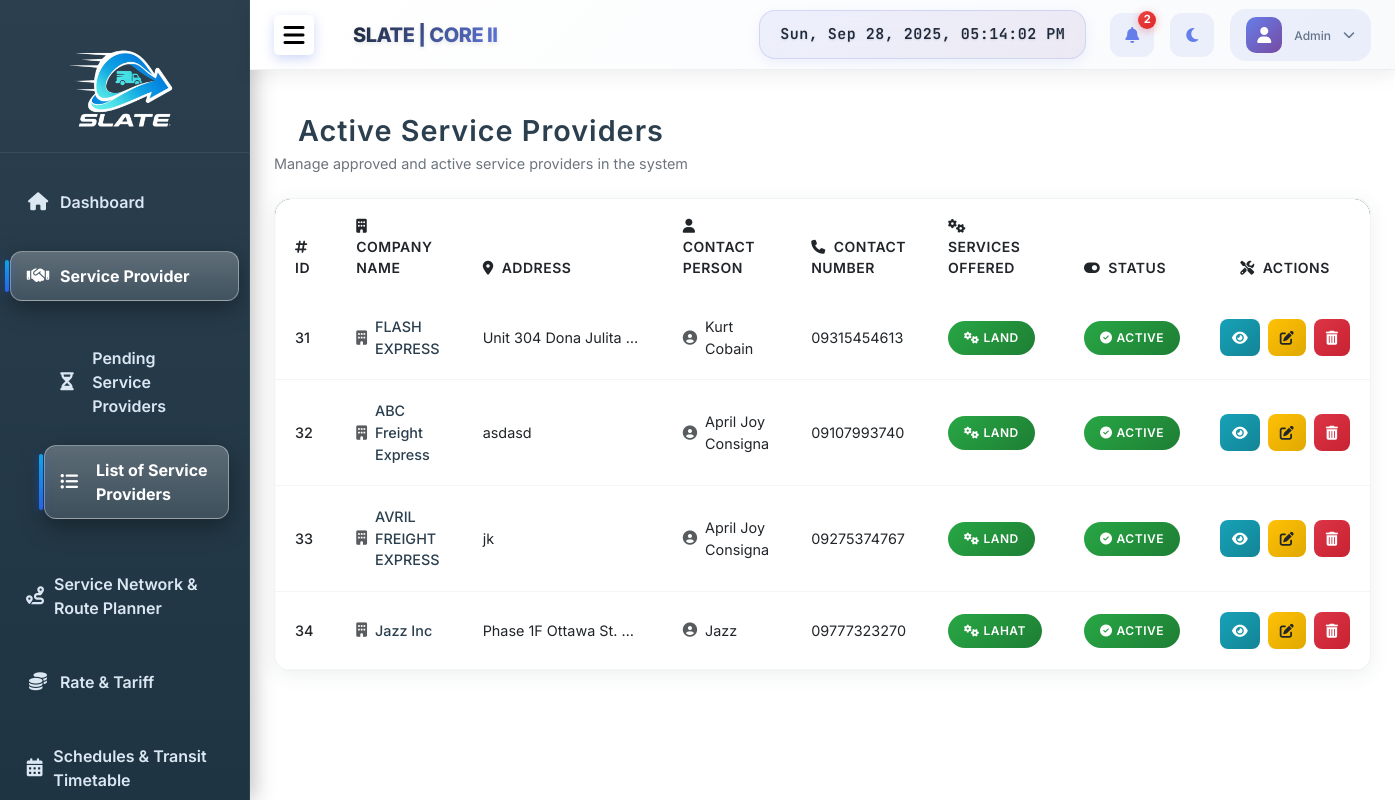
The app's page /admin/active_providers.php (signed in) with its own data.
### tables this page shows
CREATE TABLE IF NOT EXISTS `active_service_provider` (
  `provider_id` int NOT NULL AUTO_INCREMENT,
  `company_name` varchar(255) NOT NULL,
  `email` varchar(255) NOT NULL,
  `password` varchar(255) NOT NULL,
  `account_type` int NOT NULL DEFAULT '3',
  `contact_person` varchar(255) DEFAULT NULL,
  `contact_number` varchar(50) DEFAULT NULL,
  `address` text,
  `services` text,
  `iso_certified` enum('yes','no') DEFAULT NULL,
  `business_permit` varchar(255) DEFAULT NULL,
  `company_profile` varchar(255) DEFAULT NULL,
  `date_approved` datetime DEFAULT CURRENT_TIMESTAMP,
  `status` varchar(255) NOT NULL DEFAULT 'Active',
  PRIMARY KEY (`provider_id`)
);

### admin/active_providers.php (the view, shortened to what this page needs)
<?php include('header.php'); ?>
<?php include('sidebar.php'); ?>
<?php include('navbar.php'); ?>
<link rel="stylesheet" href="modern-table-styles.css">
<div class="content p-4">
    <div class="modern-header d-flex justify-content-between align-items-center mb-4">
        <div>
            <h3 class="mb-1">Active Service Providers</h3>
            <p>Manage approved and active service providers in the system</p>
        </div>
    </div>
    <div class="modern-table-container">
        <div class="table-responsive">
            <table class="table modern-table">
                <thead>
                    <tr>
                        <th><i class="fas fa-hashtag me-2"></i>ID</th>
                        <th><i class="fas fa-building me-2"></i>Company Name</th>
                        <th><i class="fas fa-map-marker-alt me-2"></i>Address</th>
                        <th><i class="fas fa-user me-2"></i>Contact Person</th>
                        <th><i class="fas fa-phone me-2"></i>Contact Number</th>
                        <th><i class="fas fa-cogs me-2"></i>Services Offered</th>
                        <th><i class="fas fa-toggle-on me-2"></i>Status</th>
                        <th class="text-center"><i class="fas fa-tools me-2"></i>Actions</th>
                    </tr>
                </thead>
            <tbody>
                <?php
                $query = "SELECT * FROM active_service_provider";
                $result = $conn->query($query);
                if ($result && $result->num_rows > 0):
                    while ($row = $result->fetch_assoc()):
                ?>
                    <tr class="modern-table-row">
                        <td><span class="fw-medium"><?= $row['provider_id'] ?></span></td>
                        <td>
                            <div class="company-name">
                                <i class="fas fa-building me-2 text-muted"></i>
                                <span class="fw-medium"><?= htmlspecialchars($row['company_name']) ?></span>
                            </div>
                        </td>
                        <td class="text-truncate" style="max-width: 200px;" title="<?= htmlspecialchars($row['address']) ?>">
                            <?= htmlspecialchars($row['address']) ?>
                        </td>
                        <td>
                            <div class="contact-info">
                                <i class="fas fa-user-circle me-2 text-muted"></i>
                                <span><?= htmlspecialchars($row['contact_person']) ?></span>
                            </div>
                        </td>
                        <td><?= htmlspecialchars($row['contact_number']) ?></td>
                        <td>
                            <span class="modern-badge badge-service-provider">
                                <i class="fas fa-cogs me-1"></i>
                                <?= htmlspecialchars($row['services']) ?>
                            </span>
                        </td>
                        <td>
                            <span class="modern-badge <?= $row['status'] === 'Active' ? 'badge-active' : 'badge-inactive' ?>">
                                <i class="fas fa-<?= $row['status'] === 'Active' ? 'check-circle' : 'pause-circle' ?> me-1"></i>
                                <?= htmlspecialchars($row['status']) ?>
                            </span>
                        </td>
                        <td class="text-center">
                            <div class="action-buttons">
                                <button class="btn btn-modern-view viewBtn" data-id="<?= $row['provider_id'] ?>" data-bs-toggle="modal" data-bs-target="#viewProviderModal" title="View Details">
                                    <i class="fas fa-eye"></i>
                                </button>
                                <button class="btn btn-modern-edit updateBtn"
                                        data-id="<?= $row['provider_id'] ?>"
                                        data-company="<?= htmlspecialchars($row['company_name']) ?>"
                                        data-address="<?= htmlspecialchars($row['address']) ?>"
                                        data-contact_person="<?= htmlspecialchars($row['contact_person']) ?>"
                                        data-contact_number="<?= htmlspecialchars($row['contact_number']) ?>"
                                        data-services="<?= htmlspecialchars($row['services']) ?>"
                                        data-status="<?= $row['status'] ?>"
                                        data-bs-toggle="modal" data-bs-target="#updateModal"
                                        title="Edit Provider">
                                    <i class="fas fa-edit"></i>
                                </button>
                                <button class="btn btn-modern-delete deleteBtn"
                                        data-id="<?= $row['provider_id'] ?>"
                                        data-company="<?= htmlspecialchars($row['company_name']) ?>"
                                        data-bs-toggle="modal" data-bs-target="#deleteModal"
                                        title="Delete Provider">
                                    <i class="fas fa-trash-alt"></i>
                                </button>
                            </div>
                        </td>
                    </tr>
                <?php
                    endwhile;
                endif;
                ?>
            </tbody>
            </table>
        </div>
    </div>
</div>
<?php include('footer.php'); ?>

### admin/header.php (shortened to what this page needs)
<!DOCTYPE html>
<html lang="en">
<head>
  <link rel="stylesheet" href="https://cdnjs.cloudflare.com/ajax/libs/font-awesome/6.4.2/css/all.min.css">
  <link href="https://cdn.jsdelivr.net/npm/bootstrap@5.3.0/dist/css/bootstrap.min.css" rel="stylesheet">
  <link rel="stylesheet" href="styles1.css">
</head>
<body>

### admin/sidebar.php (shortened to what this page needs)
<?php
$currentPage = basename($_SERVER['PHP_SELF']);
$serviceProviderPages = ['pending_providers.php', 'active_providers.php'];
$routePages = ['route_planner.php', 'network_manage.php', 'manage_routes.php'];
$ratePages = ['set_tariffs.php', 'rates_management.php','rate_calculator.php'];
$schedulePages = ['schedule_routes.php', 'confirmed_timetables.php'];
?>
<div class="sidebar">
  <div class="sidebar-header">
    <div class="logo d-flex align-items-center">
      <img src="logo.png" alt="Logo" class="logo-img me-2">
    </div>
  </div>
  <div class="menu">
    <ul class="nav flex-column">
      <li class="nav-item">
        <a href="dashboard.php" class="nav-link <?= ($currentPage == 'dashboard.php') ? 'active' : '' ?>" data-bs-toggle="tooltip" >
        <i class="fas fa-home"></i> <span> Dashboard</span>
        </a>
      </li>
      <li class="nav-item">
        <a class="nav-link <?= in_array($currentPage, $serviceProviderPages) ? 'active' : '' ?>" href="#" data-bs-toggle="tooltip" >
          <i class="fas fa-handshake"></i> <span> Service Provider</span>
        </a>
        <ul class="submenu collapse ms-4 <?= in_array($currentPage, $serviceProviderPages) ? 'show' : '' ?>">
                  <li><a href="pending_providers.php" class="nav-link <?= ($currentPage == 'pending_providers.php') ? 'active' : '' ?>" data-bs-toggle="tooltip" ><i class="fas fa-hourglass-half me-2"></i><span>Pending Service Providers</span></a></li>
          <li><a href="active_providers.php" class="nav-link <?= ($currentPage == 'active_providers.php') ? 'active' : '' ?>" data-bs-toggle="tooltip" ><i class="fas fa-list-ul me-2"></i><span>List of Service Providers</span></a></li>
        </ul>
      </li>
      <li class="nav-item">
        <a class="nav-link <?= in_array($currentPage, $routePages) ? 'active' : '' ?>" href="#" data-bs-toggle="tooltip" >
          <i class="fas fa-route"></i> <span>Service Network & Route Planner</span>
        </a>
      </li>
      <li class="nav-item">
        <a class="nav-link <?= in_array($currentPage, $ratePages) ? 'active' : '' ?>" href="#" data-bs-toggle="tooltip">
          <i class="fas fa-coins"></i> <span>Rate & Tariff</span>
        </a>
      </li>
      <li class="nav-item">
        <a class="nav-link <?= in_array($currentPage, $schedulePages) ? 'active' : '' ?>" href="#" data-bs-toggle="tooltip">
          <i class="fas fa-calendar-alt"></i> <span>Schedules & Transit Timetable</span>
        </a>
      </li>
    </ul>
  </div>
</div>

### admin/navbar.php (shortened to what this page needs)
<?php
require '../connect.php';
?>
<?php
$notifCountQuery = mysqli_query($conn, "SELECT COUNT(*) AS total FROM notifications WHERE is_read = 0");
$notifCount = mysqli_fetch_assoc($notifCountQuery)['total'];
?>
<div class="navbar modern-navbar d-flex align-items-center">
  <div class="navbar-left d-flex align-items-center">
    <button id="toggleSidebar" class="modern-toggle-btn me-4">
      <i class="fas fa-bars"></i>
    </button>
    <div class="navbar-brand d-flex align-items-center me-4">
      <div class="brand-text d-none d-lg-block">
        <span class="brand-title">SLATE | CORE II</span>
      </div>
    </div>
  </div>
  <div class="navbar-right d-flex align-items-center">
    <div class="datetime-display me-4 d-none d-md-flex">
      <div id="fullDateTime" class="full-datetime">Sat, Sep 27, 2025, 09:14:47 PM</div>
    </div>
    <div class="dropdown me-3">
      <button class="modern-icon-btn position-relative" id="notificationsDropdown" data-bs-toggle="dropdown" aria-expanded="false">
        <i class="fas fa-bell"></i>
        <?php if($notifCount > 0): ?>
          <span id="notifCount" class="notification-badge"><?= $notifCount ?></span>
        <?php endif; ?>
      </button>
    </div>
    <button class="modern-icon-btn me-3" id="darkModeToggle" data-bs-toggle="tooltip"
       data-bs-placement="bottom" title="Toggle Dark Mode">
      <i class="fas fa-moon"></i>
    </button>
    <div class="dropdown">
      <button class="modern-profile-btn" id="userDropdown" data-bs-toggle="dropdown" aria-expanded="false">
        <div class="profile-avatar"><i class="fas fa-user"></i></div>
        <div class="profile-info d-none d-lg-block"><span class="profile-role">Admin</span></div>
        <i class="fas fa-chevron-down profile-arrow"></i>
      </button>
    </div>
  </div>
</div>

### admin/footer.php (shortened to what this page needs)
</body>
</html>

### admin/modern-table-styles.css (style rules this page uses)
.modern-table-container { background: #fff; border-radius: 16px; box-shadow: 0 4px 20px rgba(43, 63, 78, 0.08); overflow: hidden; border: 1px solid rgba(43, 63, 78, 0.06); margin-bottom: 2rem; }
.modern-table { margin-bottom: 0; border: none; }
.modern-table thead { background: linear-gradient(135deg, #2b3f4e 0%, #1f3442 100%); color: #fff; }
.modern-table thead th { border: none; padding: 1rem 1.25rem; font-weight: 600; font-size: 0.875rem; text-transform: uppercase; letter-spacing: 0.5px; border-bottom: 2px solid rgba(255,255,255,0.1); }
.modern-table tbody tr { border-bottom: 1px solid rgba(43, 63, 78, 0.05); transition: all 0.3s ease; }
.modern-table tbody td { padding: 1.25rem; vertical-align: middle; border: none; font-size: 0.9rem; }
.modern-header { margin-bottom: 2rem; }
.modern-header h3, .modern-header h4 { color: #2b3f4e; font-weight: 600; margin-bottom: 0.5rem; }
.modern-header p { color: #6c757d; margin-bottom: 0; font-size: 0.9rem; }
.btn-modern-edit { background: linear-gradient(135deg, #ffc107, #e0a800); border: none; color: #212529; padding: 0.5rem 0.75rem; border-radius: 8px; font-size: 0.875rem; transition: all 0.3s ease; margin-right: 0.25rem; }
.btn-modern-delete { background: linear-gradient(135deg, #dc3545, #c82333); border: none; color: white; padding: 0.5rem 0.75rem; border-radius: 8px; font-size: 0.875rem; transition: all 0.3s ease; }
.btn-modern-view { background: linear-gradient(135deg, #17a2b8, #138496); border: none; color: white; padding: 0.5rem 0.75rem; border-radius: 8px; font-size: 0.875rem; transition: all 0.3s ease; margin-right: 0.25rem; }
.modern-badge { padding: 0.5rem 1rem; border-radius: 20px; font-size: 0.75rem; font-weight: 600; text-transform: uppercase; letter-spacing: 0.5px; display: inline-flex; align-items: center; }
.badge-service-provider { background: linear-gradient(135deg, #28a745, #1e7e34); color: white; }
.badge-active { background: linear-gradient(135deg, #28a745, #1e7e34); color: white; }
.user-email, .company-name, .contact-info { display: flex; align-items: center; }
.user-email .fw-medium, .company-name .fw-medium, .contact-info .fw-medium { color: #2b3f4e; font-weight: 500; }
.table-responsive { border-radius: 16px; max-height: 600px; overflow-y: auto; }
.action-buttons { display: flex; gap: 0.25rem; justify-content: center; align-items: center; }

### admin/navbar.php (style rules this page uses)
#notifCount { font-size: 0.7rem; padding: 2px 5px; }

### records on screen
active_service_provider: provider_id "31", company_name "FLASH EXPRESS", address "Unit 304 Dona Julita…", contact_person "Kurt Cobain", contact_number "09315454613", services "LAND", status "ACTIVE"
active_service_provider: provider_id "32", company_name "ABC Freight Express", address "asdasd", contact_person "April Joy Consigna", contact_number "09107993740", services "LAND", status "ACTIVE"
active_service_provider: provider_id "33", company_name "AVRIL FREIGHT EXPRESS", address "jk", contact_person "April Joy Consigna", contact_number "09275374767", services "LAND", status "ACTIVE"
active_service_provider: provider_id "34", company_name "Jazz Inc", address "Phase 1F Ottawa St.…", contact_person "Jazz", contact_number "09777323270", services "LAHAT", status "ACTIVE"

### other values on screen
$notifCount "2"
